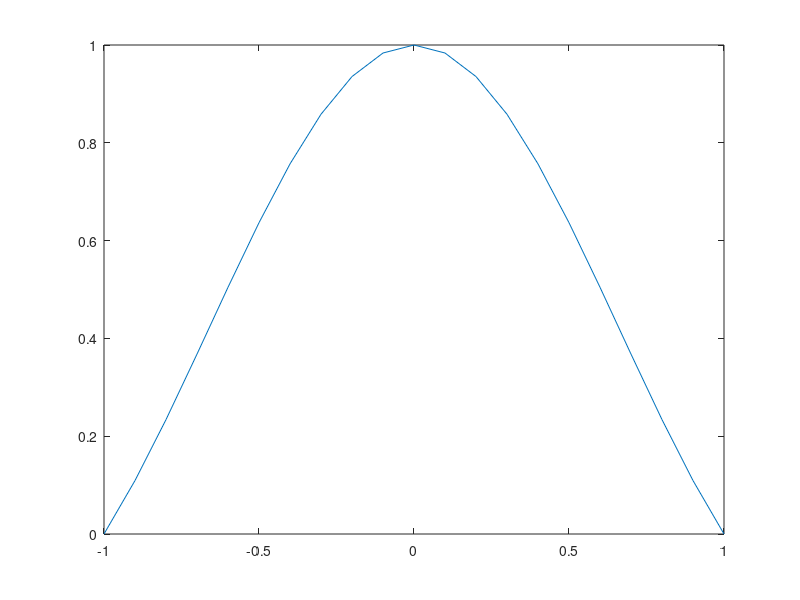
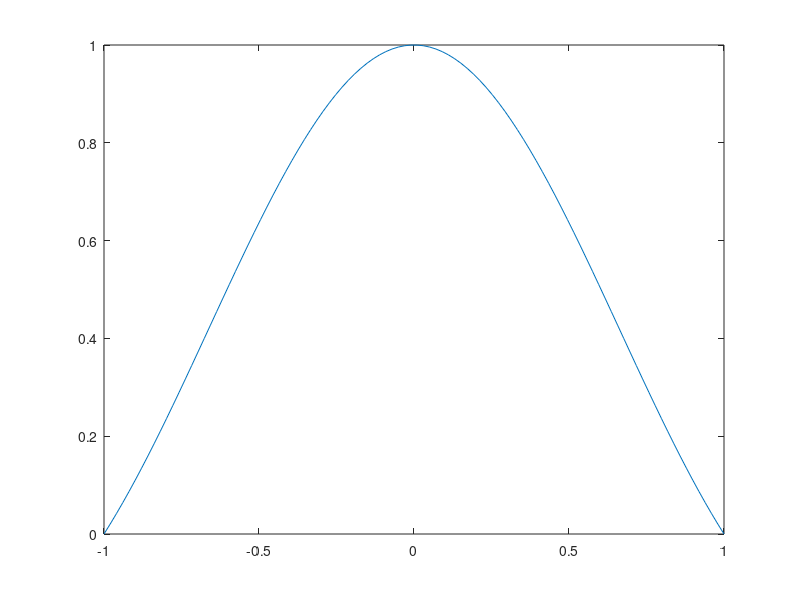

MATLAB code for these plots, in order:
clear;
figure;
axis([-1;1;-1;1]);

x=-1:0.1:1;
y=sinc(x);
plot(x,y);

clear;
figure;
axis([-1;1;-1;1]);

size=100;
x = linspace(-1,1,size);
y = zeros(0,size);
for a = x
    if a == 0
        y(end+1) = 1;
    else
        y(end+1) = sin(pi*a)/(pi*a);
    end
end
plot(x,y)
